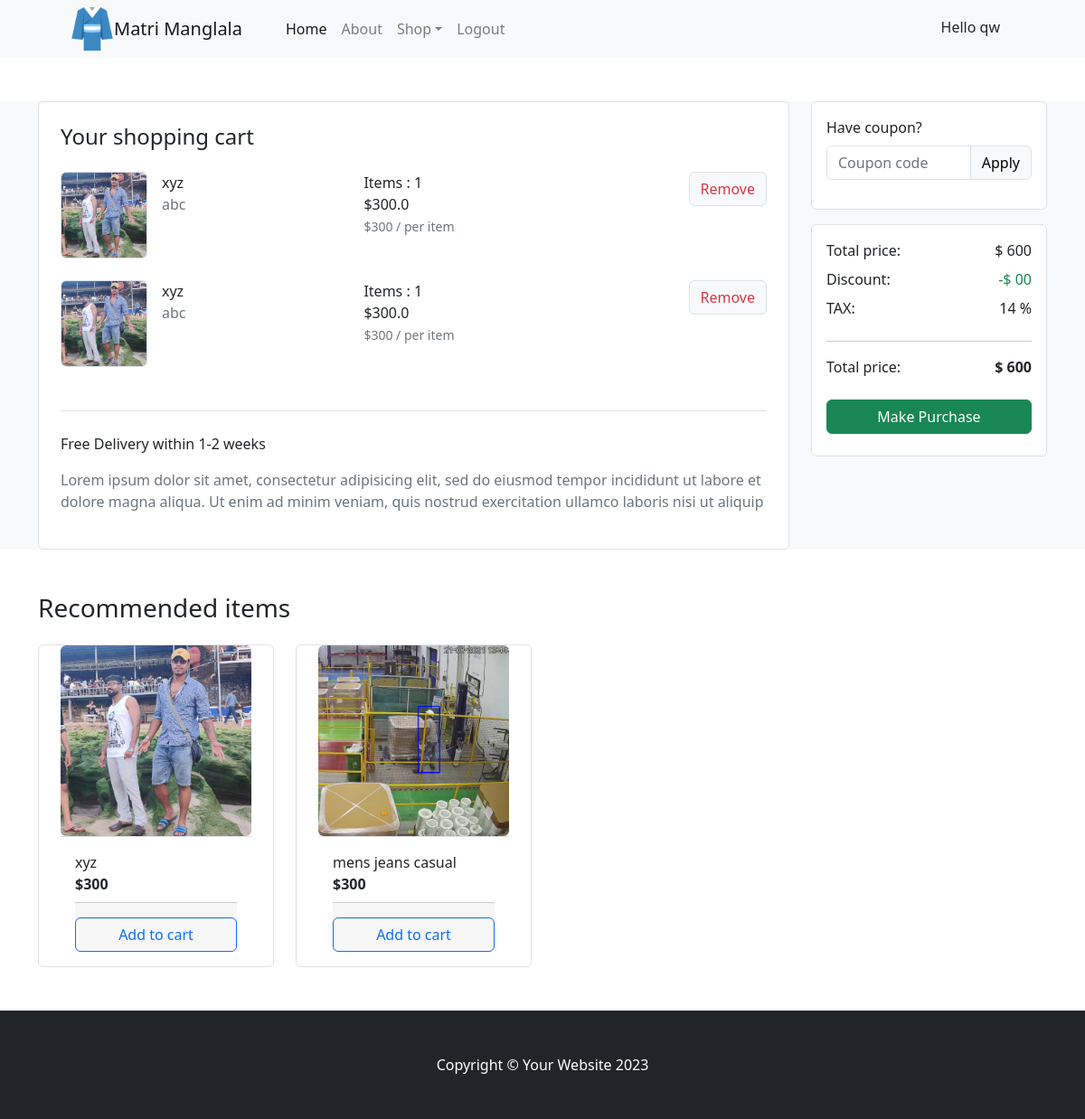
Before: /accounts/cart/ (signed in) with the older database file.
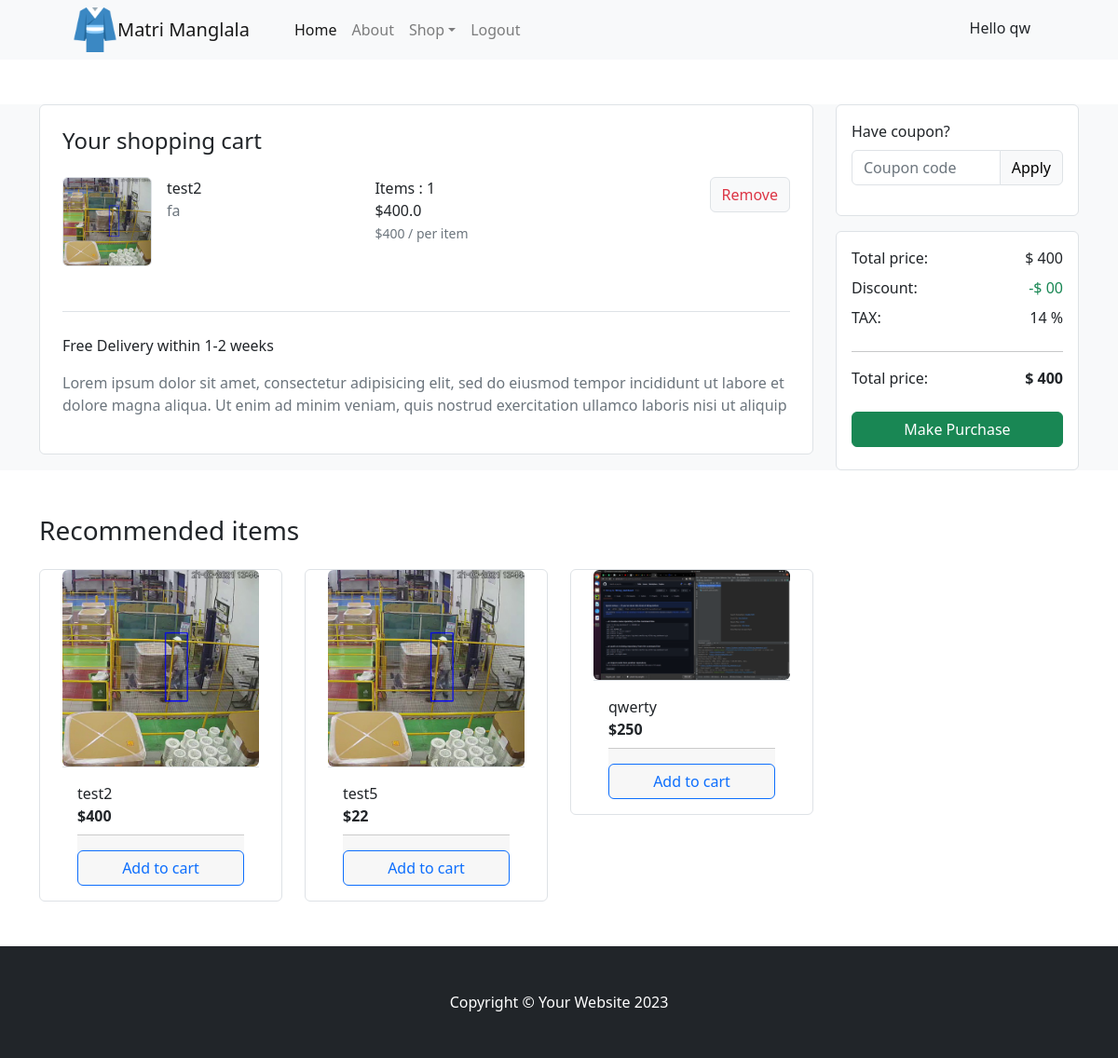
After: the same page with the newer database file.
### accounts/models.py (models this page shows, shortened)
class CartItems(BaseModel):
    cart = models.ForeignKey(Cart, on_delete=models.CASCADE,
                             related_name='cart_items')
    products = models.ForeignKey(Product, on_delete=models.SET_NULL,
                                 null=True, blank=True)
    items = models.IntegerField(null=True)
    total_price = models.FloatField(null=True)

### products/models.py (models this page shows, shortened)
class Product(BaseModel):
    product_name = models.CharField(max_length=100)
    slug = models.SlugField(unique=True, null=True, blank=True)
    category = models.ForeignKey(Category, on_delete=models.CASCADE,
                                 related_name='products')
    price = models.IntegerField()
    product_description = models.TextField()
    total_items = models.IntegerField(default=1)
    def __str__(self) -> str:
        return self.product_name

class ProductImage(BaseModel):
    product = models.ForeignKey(Product, on_delete=models.CASCADE,
                                related_name='product_images')
    image = models.ImageField(upload_to='product')

### accounts/views.py (the view)
# urls.py: path('cart/', cart, name='cart'),
@login_required
def cart(request):
    user = request.user
    if not user.username:
        first_name = None
    else:
        first_name = user.first_name
    categories = Category.objects.all()
    products = Product.objects.all()
    names = []
    for cat in categories:
        name = cat.category_name
        names.append(name)
    carts = Cart.objects.filter(is_paid=False, user=request.user)
    if carts:
        cart_items = CartItems.objects.filter(cart=carts[0])
        print('len :', len(carts))
        if len(cart_items)>0:
            total_price = 0
            category_items = []
            product_items = None
            for c_item in cart_items:
                price = c_item.products.price
                total_item = c_item.items
                product_name = c_item.products.product_name
                category_name = c_item.products.category.category_name
                category_item = Category.objects.get(category_name= category_name)
                print('items : ', category_item)
                product_items = Product.objects.filter(category = category_item)
                print('cat :  ', product_items)
                category_items.append(category_item)
                if total_item is None:
                    total_item = 1
                price = total_item * price
                total_price += price
            context = {'cart': cart_items, 'total_price': total_price, 'recommends': product_items,
                    'category_name': names, 'first_name':first_name}
            return render(request, 'cart.html', context=context)
        return redirect('/')
    else:
        return redirect('/')

### accounts/models.py (called while the page is built)
    def get_cart_count(self):
        return CartItems.objects.filter(cart__is_paid=False,
                                        cart__user= self.user).count()

### products/models.py (called while the page is built)
    def __str__(self) -> str:
        return self.category_name

### templates/cart.html (shortened to what the changed rows need)
{% extends "base.html" %}
{% block content %}
  <section class="bg-light my-5">
    <div class="container">
      <div class="row">
        <div class="col-lg-9">
          <div class="card border shadow-0">
            <div class="m-4">
              {% for item in cart %}
              <div class="row gy-3 mb-4">
                <div class="col-lg-5">
                  <div class="me-lg-5">
                    <div class="d-flex">
                      <img src="/media/{{item.products.product_images.first.image}}" class="border rounded me-3" style="width: 96px; height: 96px;" />
                      <div class="">
                        <a href="{% url 'get_product' item.products.slug %}" class="nav-link">{{item.products.product_name}}</a>
                        <p class="text-muted">
                          {{item.products.product_description|slice:":20" }}
                        </p>
                      </div>
                    </div>
                  </div>
                </div>
                <div class="col-lg-2 col-sm-6 col-6 d-flex flex-row flex-lg-column flex-xl-row text-nowrap">
                  <div class="">
                    <text class="h6">Items : {{item.items}}</text> <br />
                    <text class="h6">${{item.total_price}}</text> <br />
                    <small class="text-muted text-nowrap"> ${{item.products.price}} / per item </small>
                  </div>
                </div>
                <div class="col-lg col-sm-6 d-flex justify-content-sm-center justify-content-md-start justify-content-lg-center justify-content-xl-end mb-2">
                  <div class="float-md-end">
                    <a href="{% url 'remove_cart' item.uid item.items %}" class="btn btn-light border text-danger icon-hover-danger"> Remove</a>
                  </div>
                </div>
              </div>
              {% endfor %}
            </div>
          </div>
        </div>
        <div class="col-lg-3">
          <div class="card shadow-0 border">
            <div class="card-body">
              <div class="d-flex justify-content-between">
                <p class="mb-2">Total price:</p>
                <p class="mb-2">$ {{total_price}}</p>
              </div>
              <div class="d-flex justify-content-between">
                <p class="mb-2">Total price:</p>
                <p class="mb-2 fw-bold">$ {{total_price}}</p>
              </div>
            </div>
          </div>
        </div>
      </div>
    </div>
  </section>
  <section>
    <div class="container my-5">
      <div class="row">
        {% for item in recommends %}
        <div class="col-lg-3 col-md-6 col-sm-6">
          <div class="card px-4 border shadow-0 mb-4 mb-lg-0">
            <a href="#" class="">
              <img src="/media/{{item.product_images.first.image}}" class="card-img-top rounded-2" />
            </a>
            <div class="card-body d-flex flex-column pt-3 border-top">
              <a href="{% url 'get_product' item.slug %}" class="nav-link">{{item.product_name}}</a>
              <div class="price-wrap mb-2">
                <strong class="">${{item.price}}</strong>
              </div>
              <div class="card-footer d-flex align-items-end pt-3 px-0 pb-0 mt-auto">
                <a href="{% url 'add_to_cart' item.slug %}" class="btn btn-outline-primary w-100">Add to cart</a>
              </div>
            </div>
          </div>
        </div>
        {% endfor %}
      </div>
    </div>
  </section>
    {% endblock %}

Changed rows visible on the page:
removed CartItems: products.product_images.first.image (picture), products.product_name "xyz", products.product_description "abc", items "1", total_price "300.0", products.price "300"
removed CartItems: products.product_images.first.image (picture), products.product_name "xyz", products.product_description "abc", items "1", total_price "300.0", products.price "300"
no longer on this page (row edited): Product: product_images.first.image (picture), product_name "xyz", price "300"
no longer on this page (row edited): Product: product_images.first.image (picture), product_name "mens jeans casual", price "300"
added CartItems: products.product_images.first.image (picture), products.product_name "test2", products.product_description "fa", items "1", total_price "400.0", products.price "400"
now on this page (row edited): Product: product_images.first.image (picture), product_name "test2", price "400"
now on this page (row unchanged): Product: product_images.first.image (picture), product_name "test5", price "22"
now on this page (row edited): Product: product_images.first.image (picture), product_name "qwerty", price "250"
Other visible differences:
{{ total_price }}: "600" → "400"
